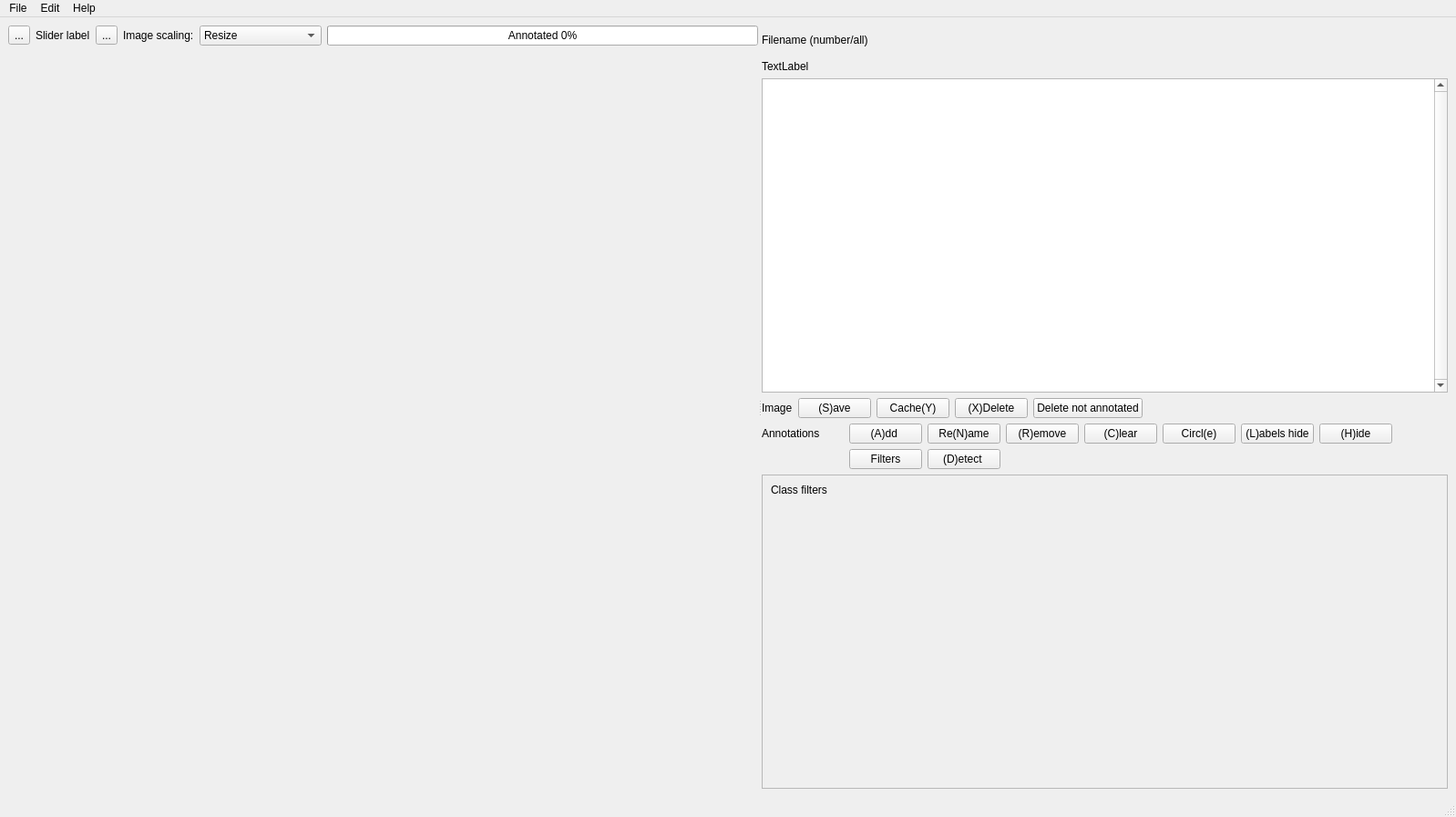
<?xml version="1.0" encoding="UTF-8"?>
<ui version="4.0">
 <class>MainWindow</class>
 <widget class="QMainWindow" name="MainWindow">
  <property name="geometry">
   <rect>
    <x>0</x>
    <y>0</y>
    <width>1598</width>
    <height>897</height>
   </rect>
  </property>
  <property name="windowTitle">
   <string>YAYA - YOLO annoter</string>
  </property>
  <widget class="QWidget" name="centralwidget">
   <property name="sizePolicy">
    <sizepolicy hsizetype="Expanding" vsizetype="Expanding">
     <horstretch>0</horstretch>
     <verstretch>0</verstretch>
    </sizepolicy>
   </property>
   <layout class="QGridLayout" name="gridLayout">
    <item row="0" column="0">
     <widget class="QSplitter" name="splitter_4">
      <property name="sizePolicy">
       <sizepolicy hsizetype="Expanding" vsizetype="Expanding">
        <horstretch>0</horstretch>
        <verstretch>0</verstretch>
       </sizepolicy>
      </property>
      <property name="orientation">
       <enum>Qt::Horizontal</enum>
      </property>
      <widget class="QWidget" name="verticalLayoutWidget">
       <layout class="QVBoxLayout" name="verticalLayoutLeft">
        <property name="sizeConstraint">
         <enum>QLayout::SetMaximumSize</enum>
        </property>
        <item>
         <layout class="QHBoxLayout" name="horizontalLayout">
          <item>
           <widget class="QToolButton" name="prevFileButton">
            <property name="text">
             <string>...</string>
            </property>
            <property name="icon">
             <iconset resource="icons/tango.qrc">
              <normaloff>:/icons/16x16/media-skip-backward.png</normaloff>:/icons/16x16/media-skip-backward.png</iconset>
            </property>
            <property name="shortcut">
             <string>,</string>
            </property>
           </widget>
          </item>
          <item>
           <widget class="QLabel" name="fileNumberSliderLabel">
            <property name="text">
             <string>Slider label</string>
            </property>
           </widget>
          </item>
          <item>
           <widget class="QToolButton" name="nextFileButton">
            <property name="text">
             <string>...</string>
            </property>
            <property name="icon">
             <iconset resource="icons/tango.qrc">
              <normaloff>:/icons/16x16/media-skip-forward.png</normaloff>:/icons/16x16/media-skip-forward.png</iconset>
            </property>
            <property name="shortcut">
             <string>.</string>
            </property>
           </widget>
          </item>
          <item>
           <widget class="QLabel" name="label_4">
            <property name="text">
             <string>Image scaling:</string>
            </property>
           </widget>
          </item>
          <item>
           <widget class="QComboBox" name="imageScalingComboBox">
            <item>
             <property name="text">
              <string>Resize</string>
             </property>
            </item>
            <item>
             <property name="text">
              <string>ResizeAspectRatio</string>
             </property>
            </item>
            <item>
             <property name="text">
              <string>OriginalSize</string>
             </property>
            </item>
           </widget>
          </item>
          <item>
           <widget class="QProgressBar" name="progressBar">
            <property name="value">
             <number>0</number>
            </property>
            <property name="textVisible">
             <bool>true</bool>
            </property>
            <property name="textDirection">
             <enum>QProgressBar::TopToBottom</enum>
            </property>
            <property name="format">
             <string>Annotated %p%</string>
            </property>
           </widget>
          </item>
         </layout>
        </item>
        <item>
         <widget class="ViewerEditorImage" name="viewerEditor" native="true">
          <property name="sizePolicy">
           <sizepolicy hsizetype="Expanding" vsizetype="Expanding">
            <horstretch>0</horstretch>
            <verstretch>0</verstretch>
           </sizepolicy>
          </property>
          <property name="minimumSize">
           <size>
            <width>800</width>
            <height>100</height>
           </size>
          </property>
         </widget>
        </item>
       </layout>
      </widget>
      <widget class="QWidget" name="layoutWidget">
       <layout class="QVBoxLayout" name="verticalLayoutRight">
        <property name="sizeConstraint">
         <enum>QLayout::SetMaximumSize</enum>
        </property>
        <item>
         <layout class="QHBoxLayout" name="sliderLayout">
          <item>
           <widget class="QLabel" name="fileLabel">
            <property name="enabled">
             <bool>true</bool>
            </property>
            <property name="sizePolicy">
             <sizepolicy hsizetype="Preferred" vsizetype="Fixed">
              <horstretch>0</horstretch>
              <verstretch>0</verstretch>
             </sizepolicy>
            </property>
            <property name="minimumSize">
             <size>
              <width>300</width>
              <height>32</height>
             </size>
            </property>
            <property name="text">
             <string>Filename (number/all)</string>
            </property>
           </widget>
          </item>
          <item>
           <spacer name="horizontalSpacer_4">
            <property name="orientation">
             <enum>Qt::Horizontal</enum>
            </property>
            <property name="sizeHint" stdset="0">
             <size>
              <width>40</width>
              <height>20</height>
             </size>
            </property>
           </spacer>
          </item>
         </layout>
        </item>
        <item>
         <widget class="QLabel" name="fileSummaryLabel">
          <property name="text">
           <string>TextLabel</string>
          </property>
          <property name="textFormat">
           <enum>Qt::MarkdownText</enum>
          </property>
         </widget>
        </item>
        <item>
         <widget class="QTableWidget" name="fileSelectorTableWidget">
          <property name="sizePolicy">
           <sizepolicy hsizetype="Expanding" vsizetype="Expanding">
            <horstretch>0</horstretch>
            <verstretch>0</verstretch>
           </sizepolicy>
          </property>
          <property name="minimumSize">
           <size>
            <width>0</width>
            <height>300</height>
           </size>
          </property>
          <property name="verticalScrollBarPolicy">
           <enum>Qt::ScrollBarAlwaysOn</enum>
          </property>
          <property name="sizeAdjustPolicy">
           <enum>QAbstractScrollArea::AdjustToContentsOnFirstShow</enum>
          </property>
          <property name="selectionMode">
           <enum>QAbstractItemView::SingleSelection</enum>
          </property>
          <property name="selectionBehavior">
           <enum>QAbstractItemView::SelectRows</enum>
          </property>
          <property name="sortingEnabled">
           <bool>true</bool>
          </property>
         </widget>
        </item>
        <item>
         <layout class="QHBoxLayout" name="horizontalLayout_2">
          <item>
           <widget class="QLabel" name="label_2">
            <property name="text">
             <string>Image</string>
            </property>
           </widget>
          </item>
          <item>
           <widget class="QPushButton" name="SaveFileAnnotationsButton">
            <property name="cursor">
             <cursorShape>PointingHandCursor</cursorShape>
            </property>
            <property name="text">
             <string>(S)ave</string>
            </property>
            <property name="icon">
             <iconset resource="icons/tango.qrc">
              <normaloff>:/icons/16x16/document-save-as.png</normaloff>:/icons/16x16/document-save-as.png</iconset>
            </property>
            <property name="shortcut">
             <string>S</string>
            </property>
           </widget>
          </item>
          <item>
           <widget class="QPushButton" name="CacheImageButton">
            <property name="cursor">
             <cursorShape>PointingHandCursor</cursorShape>
            </property>
            <property name="text">
             <string>Cache(Y)</string>
            </property>
            <property name="icon">
             <iconset resource="icons/tango.qrc">
              <normaloff>:/icons/32x32/document-save.png</normaloff>:/icons/32x32/document-save.png</iconset>
            </property>
            <property name="shortcut">
             <string>Y</string>
            </property>
           </widget>
          </item>
          <item>
           <widget class="QPushButton" name="DeleteImageAnnotationsButton">
            <property name="cursor">
             <cursorShape>PointingHandCursor</cursorShape>
            </property>
            <property name="text">
             <string>(X)Delete</string>
            </property>
            <property name="icon">
             <iconset resource="icons/tango.qrc">
              <normaloff>:/icons/16x16/process-stop.png</normaloff>:/icons/16x16/process-stop.png</iconset>
            </property>
            <property name="shortcut">
             <string>X</string>
            </property>
           </widget>
          </item>
          <item>
           <widget class="QPushButton" name="DeleteNotAnnotatedFilesButton">
            <property name="cursor">
             <cursorShape>PointingHandCursor</cursorShape>
            </property>
            <property name="text">
             <string>Delete not annotated</string>
            </property>
            <property name="icon">
             <iconset resource="icons/tango.qrc">
              <normaloff>:/icons/32x32/process-stop.png</normaloff>:/icons/32x32/process-stop.png</iconset>
            </property>
           </widget>
          </item>
          <item>
           <spacer name="horizontalSpacer">
            <property name="orientation">
             <enum>Qt::Horizontal</enum>
            </property>
            <property name="sizeHint" stdset="0">
             <size>
              <width>40</width>
              <height>20</height>
             </size>
            </property>
           </spacer>
          </item>
         </layout>
        </item>
        <item>
         <layout class="QGridLayout" name="gridLayout_2">
          <item row="0" column="7">
           <widget class="QPushButton" name="hideAnnotationsButton">
            <property name="text">
             <string>(H)ide</string>
            </property>
            <property name="icon">
             <iconset resource="icons/tango.qrc">
              <normaloff>:/icons/16x16/go-jump.png</normaloff>:/icons/16x16/go-jump.png</iconset>
            </property>
            <property name="shortcut">
             <string>H</string>
            </property>
           </widget>
          </item>
          <item row="0" column="2">
           <widget class="QPushButton" name="renameAnnotationsButton">
            <property name="text">
             <string>Re(N)ame</string>
            </property>
            <property name="icon">
             <iconset resource="icons/tango.qrc">
              <normaloff>:/icons/32x32/accessories-text-editor.png</normaloff>:/icons/32x32/accessories-text-editor.png</iconset>
            </property>
            <property name="shortcut">
             <string>N</string>
            </property>
            <property name="checkable">
             <bool>true</bool>
            </property>
           </widget>
          </item>
          <item row="0" column="3">
           <widget class="QPushButton" name="removeAnnotationsButton">
            <property name="text">
             <string>(R)emove</string>
            </property>
            <property name="icon">
             <iconset resource="icons/tango.qrc">
              <normaloff>:/icons/16x16/list-remove.png</normaloff>:/icons/16x16/list-remove.png</iconset>
            </property>
            <property name="shortcut">
             <string>R</string>
            </property>
            <property name="checkable">
             <bool>true</bool>
            </property>
           </widget>
          </item>
          <item row="0" column="9">
           <spacer name="horizontalSpacer_2">
            <property name="orientation">
             <enum>Qt::Horizontal</enum>
            </property>
            <property name="sizeHint" stdset="0">
             <size>
              <width>40</width>
              <height>20</height>
             </size>
            </property>
           </spacer>
          </item>
          <item row="0" column="1">
           <widget class="QPushButton" name="addAnnotationsButton">
            <property name="text">
             <string>(A)dd </string>
            </property>
            <property name="icon">
             <iconset resource="icons/tango.qrc">
              <normaloff>:/icons/16x16/list-add.png</normaloff>:/icons/16x16/list-add.png</iconset>
            </property>
            <property name="shortcut">
             <string>A</string>
            </property>
            <property name="checkable">
             <bool>true</bool>
            </property>
            <property name="flat">
             <bool>false</bool>
            </property>
           </widget>
          </item>
          <item row="0" column="0">
           <widget class="QLabel" name="label">
            <property name="sizePolicy">
             <sizepolicy hsizetype="Preferred" vsizetype="Minimum">
              <horstretch>0</horstretch>
              <verstretch>0</verstretch>
             </sizepolicy>
            </property>
            <property name="minimumSize">
             <size>
              <width>90</width>
              <height>0</height>
             </size>
            </property>
            <property name="text">
             <string>Annotations</string>
            </property>
           </widget>
          </item>
          <item row="0" column="6">
           <widget class="QPushButton" name="hideLabelsButton">
            <property name="text">
             <string>(L)abels hide</string>
            </property>
            <property name="icon">
             <iconset resource="icons/tango.qrc">
              <normaloff>:/icons/32x32/go-jump.png</normaloff>:/icons/32x32/go-jump.png</iconset>
            </property>
            <property name="shortcut">
             <string>L</string>
            </property>
           </widget>
          </item>
          <item row="0" column="4">
           <widget class="QPushButton" name="ClearAnnotationsButton">
            <property name="text">
             <string>(C)lear</string>
            </property>
            <property name="icon">
             <iconset resource="icons/tango.qrc">
              <normaloff>:/icons/16x16/edit-clear.png</normaloff>:/icons/16x16/edit-clear.png</iconset>
            </property>
            <property name="shortcut">
             <string>C</string>
            </property>
           </widget>
          </item>
          <item row="0" column="5">
           <widget class="QPushButton" name="paintCircleButton">
            <property name="text">
             <string>Circl(e)</string>
            </property>
            <property name="icon">
             <iconset resource="icons/tango.qrc">
              <normaloff>:/icons/32x32/list-add.png</normaloff>:/icons/32x32/list-add.png</iconset>
            </property>
            <property name="shortcut">
             <string>E</string>
            </property>
            <property name="checkable">
             <bool>true</bool>
            </property>
           </widget>
          </item>
          <item row="1" column="2">
           <widget class="QPushButton" name="detectAnnotationsButton">
            <property name="text">
             <string>(D)etect </string>
            </property>
            <property name="icon">
             <iconset resource="icons/tango.qrc">
              <normaloff>:/icons/16x16/camera-photo.png</normaloff>:/icons/16x16/camera-photo.png</iconset>
            </property>
            <property name="shortcut">
             <string>D</string>
            </property>
           </widget>
          </item>
          <item row="1" column="1">
           <widget class="QPushButton" name="filtersClassesButton">
            <property name="cursor">
             <cursorShape>PointingHandCursor</cursorShape>
            </property>
            <property name="text">
             <string>Filters</string>
            </property>
            <property name="icon">
             <iconset resource="icons/tango.qrc">
              <normaloff>:/icons/32x32/edit-find.png</normaloff>:/icons/32x32/edit-find.png</iconset>
            </property>
           </widget>
          </item>
         </layout>
        </item>
        <item>
         <widget class="QStackedWidget" name="toolSettingsStackedWidget">
          <property name="sizePolicy">
           <sizepolicy hsizetype="Minimum" vsizetype="Minimum">
            <horstretch>0</horstretch>
            <verstretch>0</verstretch>
           </sizepolicy>
          </property>
          <property name="frameShape">
           <enum>QFrame::StyledPanel</enum>
          </property>
          <property name="frameShadow">
           <enum>QFrame::Plain</enum>
          </property>
          <property name="lineWidth">
           <number>1</number>
          </property>
          <property name="currentIndex">
           <number>4</number>
          </property>
          <widget class="QWidget" name="pageAnnotations">
           <property name="sizePolicy">
            <sizepolicy hsizetype="Preferred" vsizetype="Minimum">
             <horstretch>0</horstretch>
             <verstretch>0</verstretch>
            </sizepolicy>
           </property>
           <layout class="QVBoxLayout" name="verticalLayout_2">
            <item>
             <widget class="QLabel" name="detectorClassesLabel">
              <property name="text">
               <string>Selected detector classes :</string>
              </property>
             </widget>
            </item>
            <item>
             <widget class="QListWidget" name="labelsListWidget">
              <property name="sizePolicy">
               <sizepolicy hsizetype="Preferred" vsizetype="Preferred">
                <horstretch>0</horstretch>
                <verstretch>0</verstretch>
               </sizepolicy>
              </property>
              <property name="minimumSize">
               <size>
                <width>0</width>
                <height>80</height>
               </size>
              </property>
              <property name="defaultDropAction">
               <enum>Qt::IgnoreAction</enum>
              </property>
              <property name="selectionMode">
               <enum>QAbstractItemView::SingleSelection</enum>
              </property>
              <property name="selectionBehavior">
               <enum>QAbstractItemView::SelectItems</enum>
              </property>
             </widget>
            </item>
            <item>
             <layout class="QHBoxLayout" name="horizontalLayout_6">
              <item>
               <widget class="QFrame" name="frame">
                <property name="frameShape">
                 <enum>QFrame::StyledPanel</enum>
                </property>
                <property name="frameShadow">
                 <enum>QFrame::Raised</enum>
                </property>
                <layout class="QHBoxLayout" name="horizontalLayout_7">
                 <item>
                  <widget class="QPushButton" name="button2">
                   <property name="sizePolicy">
                    <sizepolicy hsizetype="Fixed" vsizetype="Fixed">
                     <horstretch>0</horstretch>
                     <verstretch>0</verstretch>
                    </sizepolicy>
                   </property>
                   <property name="maximumSize">
                    <size>
                     <width>20</width>
                     <height>16777215</height>
                    </size>
                   </property>
                   <property name="font">
                    <font>
                     <pointsize>8</pointsize>
                    </font>
                   </property>
                   <property name="text">
                    <string>2</string>
                   </property>
                   <property name="shortcut">
                    <string>2</string>
                   </property>
                   <property name="flat">
                    <bool>true</bool>
                   </property>
                  </widget>
                 </item>
                 <item>
                  <widget class="QPushButton" name="button5">
                   <property name="sizePolicy">
                    <sizepolicy hsizetype="Fixed" vsizetype="Fixed">
                     <horstretch>0</horstretch>
                     <verstretch>0</verstretch>
                    </sizepolicy>
                   </property>
                   <property name="maximumSize">
                    <size>
                     <width>20</width>
                     <height>16777215</height>
                    </size>
                   </property>
                   <property name="font">
                    <font>
                     <pointsize>8</pointsize>
                    </font>
                   </property>
                   <property name="text">
                    <string>5</string>
                   </property>
                   <property name="shortcut">
                    <string>5</string>
                   </property>
                   <property name="flat">
                    <bool>true</bool>
                   </property>
                  </widget>
                 </item>
                 <item>
                  <widget class="QPushButton" name="button7">
                   <property name="sizePolicy">
                    <sizepolicy hsizetype="Fixed" vsizetype="Fixed">
                     <horstretch>0</horstretch>
                     <verstretch>0</verstretch>
                    </sizepolicy>
                   </property>
                   <property name="maximumSize">
                    <size>
                     <width>20</width>
                     <height>16777215</height>
                    </size>
                   </property>
                   <property name="font">
                    <font>
                     <pointsize>8</pointsize>
                    </font>
                   </property>
                   <property name="text">
                    <string>7</string>
                   </property>
                   <property name="shortcut">
                    <string>7</string>
                   </property>
                   <property name="flat">
                    <bool>true</bool>
                   </property>
                  </widget>
                 </item>
                 <item>
                  <widget class="QPushButton" name="button8">
                   <property name="sizePolicy">
                    <sizepolicy hsizetype="Fixed" vsizetype="Fixed">
                     <horstretch>0</horstretch>
                     <verstretch>0</verstretch>
                    </sizepolicy>
                   </property>
                   <property name="maximumSize">
                    <size>
                     <width>20</width>
                     <height>16777215</height>
                    </size>
                   </property>
                   <property name="font">
                    <font>
                     <pointsize>8</pointsize>
                    </font>
                   </property>
                   <property name="text">
                    <string>8</string>
                   </property>
                   <property name="shortcut">
                    <string>8</string>
                   </property>
                   <property name="flat">
                    <bool>true</bool>
                   </property>
                  </widget>
                 </item>
                 <item>
                  <widget class="QPushButton" name="button1">
                   <property name="sizePolicy">
                    <sizepolicy hsizetype="Fixed" vsizetype="Fixed">
                     <horstretch>0</horstretch>
                     <verstretch>0</verstretch>
                    </sizepolicy>
                   </property>
                   <property name="maximumSize">
                    <size>
                     <width>20</width>
                     <height>16777215</height>
                    </size>
                   </property>
                   <property name="font">
                    <font>
                     <pointsize>8</pointsize>
                    </font>
                   </property>
                   <property name="text">
                    <string>1</string>
                   </property>
                   <property name="shortcut">
                    <string>1</string>
                   </property>
                   <property name="default">
                    <bool>false</bool>
                   </property>
                   <property name="flat">
                    <bool>true</bool>
                   </property>
                  </widget>
                 </item>
                 <item>
                  <widget class="QPushButton" name="buttonOffset">
                   <property name="maximumSize">
                    <size>
                     <width>22</width>
                     <height>16777215</height>
                    </size>
                   </property>
                   <property name="font">
                    <font>
                     <pointsize>8</pointsize>
                    </font>
                   </property>
                   <property name="text">
                    <string>`</string>
                   </property>
                   <property name="shortcut">
                    <string>`</string>
                   </property>
                   <property name="flat">
                    <bool>true</bool>
                   </property>
                  </widget>
                 </item>
                 <item>
                  <widget class="QPushButton" name="button9">
                   <property name="sizePolicy">
                    <sizepolicy hsizetype="Fixed" vsizetype="Fixed">
                     <horstretch>0</horstretch>
                     <verstretch>0</verstretch>
                    </sizepolicy>
                   </property>
                   <property name="maximumSize">
                    <size>
                     <width>20</width>
                     <height>16777215</height>
                    </size>
                   </property>
                   <property name="font">
                    <font>
                     <pointsize>8</pointsize>
                    </font>
                   </property>
                   <property name="text">
                    <string>9</string>
                   </property>
                   <property name="shortcut">
                    <string>9</string>
                   </property>
                   <property name="flat">
                    <bool>true</bool>
                   </property>
                  </widget>
                 </item>
                 <item>
                  <widget class="QPushButton" name="button10">
                   <property name="sizePolicy">
                    <sizepolicy hsizetype="Fixed" vsizetype="Fixed">
                     <horstretch>0</horstretch>
                     <verstretch>0</verstretch>
                    </sizepolicy>
                   </property>
                   <property name="maximumSize">
                    <size>
                     <width>20</width>
                     <height>16777215</height>
                    </size>
                   </property>
                   <property name="font">
                    <font>
                     <pointsize>8</pointsize>
                    </font>
                   </property>
                   <property name="text">
                    <string>10</string>
                   </property>
                   <property name="shortcut">
                    <string>0</string>
                   </property>
                   <property name="flat">
                    <bool>true</bool>
                   </property>
                  </widget>
                 </item>
                 <item>
                  <widget class="QPushButton" name="button12">
                   <property name="sizePolicy">
                    <sizepolicy hsizetype="Fixed" vsizetype="Fixed">
                     <horstretch>0</horstretch>
                     <verstretch>0</verstretch>
                    </sizepolicy>
                   </property>
                   <property name="maximumSize">
                    <size>
                     <width>20</width>
                     <height>16777215</height>
                    </size>
                   </property>
                   <property name="font">
                    <font>
                     <pointsize>8</pointsize>
                    </font>
                   </property>
                   <property name="text">
                    <string>12</string>
                   </property>
                   <property name="shortcut">
                    <string>=</string>
                   </property>
                   <property name="flat">
                    <bool>true</bool>
                   </property>
                  </widget>
                 </item>
                 <item>
                  <widget class="QPushButton" name="button3">
                   <property name="sizePolicy">
                    <sizepolicy hsizetype="Fixed" vsizetype="Fixed">
                     <horstretch>0</horstretch>
                     <verstretch>0</verstretch>
                    </sizepolicy>
                   </property>
                   <property name="maximumSize">
                    <size>
                     <width>20</width>
                     <height>16777215</height>
                    </size>
                   </property>
                   <property name="font">
                    <font>
                     <pointsize>8</pointsize>
                    </font>
                   </property>
                   <property name="text">
                    <string>3</string>
                   </property>
                   <property name="shortcut">
                    <string>3</string>
                   </property>
                   <property name="flat">
                    <bool>true</bool>
                   </property>
                  </widget>
                 </item>
                 <item>
                  <widget class="QPushButton" name="button11">
                   <property name="sizePolicy">
                    <sizepolicy hsizetype="Fixed" vsizetype="Fixed">
                     <horstretch>0</horstretch>
                     <verstretch>0</verstretch>
                    </sizepolicy>
                   </property>
                   <property name="maximumSize">
                    <size>
                     <width>20</width>
                     <height>16777215</height>
                    </size>
                   </property>
                   <property name="font">
                    <font>
                     <pointsize>8</pointsize>
                    </font>
                   </property>
                   <property name="text">
                    <string>11</string>
                   </property>
                   <property name="shortcut">
                    <string>-</string>
                   </property>
                   <property name="flat">
                    <bool>true</bool>
                   </property>
                  </widget>
                 </item>
                 <item>
                  <widget class="QPushButton" name="button4">
                   <property name="sizePolicy">
                    <sizepolicy hsizetype="Fixed" vsizetype="Fixed">
                     <horstretch>0</horstretch>
                     <verstretch>0</verstretch>
                    </sizepolicy>
                   </property>
                   <property name="maximumSize">
                    <size>
                     <width>20</width>
                     <height>16777215</height>
                    </size>
                   </property>
                   <property name="font">
                    <font>
                     <pointsize>8</pointsize>
                    </font>
                   </property>
                   <property name="text">
                    <string>4</string>
                   </property>
                   <property name="shortcut">
                    <string>4</string>
                   </property>
                   <property name="flat">
                    <bool>true</bool>
                   </property>
                  </widget>
                 </item>
                 <item>
                  <widget class="QPushButton" name="button6">
                   <property name="sizePolicy">
                    <sizepolicy hsizetype="Fixed" vsizetype="Fixed">
                     <horstretch>0</horstretch>
                     <verstretch>0</verstretch>
                    </sizepolicy>
                   </property>
                   <property name="maximumSize">
                    <size>
                     <width>20</width>
                     <height>16777215</height>
                    </size>
                   </property>
                   <property name="font">
                    <font>
                     <pointsize>8</pointsize>
                    </font>
                   </property>
                   <property name="text">
                    <string>6</string>
                   </property>
                   <property name="shortcut">
                    <string>6</string>
                   </property>
                   <property name="flat">
                    <bool>true</bool>
                   </property>
                  </widget>
                 </item>
                </layout>
               </widget>
              </item>
             </layout>
            </item>
            <item>
             <spacer name="verticalSpacer">
              <property name="orientation">
               <enum>Qt::Vertical</enum>
              </property>
              <property name="sizeHint" stdset="0">
               <size>
                <width>20</width>
                <height>40</height>
               </size>
              </property>
             </spacer>
            </item>
           </layout>
          </widget>
          <widget class="QWidget" name="pageDetector">
           <property name="sizePolicy">
            <sizepolicy hsizetype="Preferred" vsizetype="Minimum">
             <horstretch>0</horstretch>
             <verstretch>0</verstretch>
            </sizepolicy>
           </property>
           <layout class="QVBoxLayout" name="verticalLayout_4">
            <item>
             <layout class="QHBoxLayout" name="horizontalLayout_9">
              <item>
               <widget class="QLabel" name="detectorConfidenceLabel">
                <property name="text">
                 <string>Confidence</string>
                </property>
               </widget>
              </item>
              <item>
               <widget class="QComboBox" name="imageStrategyCombo">
                <item>
                 <property name="text">
                  <string>ImageStrategy</string>
                 </property>
                </item>
               </widget>
              </item>
              <item>
               <spacer name="horizontalSpacer_6">
                <property name="orientation">
                 <enum>Qt::Horizontal</enum>
                </property>
                <property name="sizeHint" stdset="0">
                 <size>
                  <width>40</width>
                  <height>20</height>
                 </size>
                </property>
               </spacer>
              </item>
             </layout>
            </item>
            <item>
             <widget class="QSlider" name="detectorConfidenceSlider">
              <property name="maximum">
               <number>100</number>
              </property>
              <property name="orientation">
               <enum>Qt::Horizontal</enum>
              </property>
              <property name="invertedAppearance">
               <bool>false</bool>
              </property>
              <property name="tickPosition">
               <enum>QSlider::TicksBothSides</enum>
              </property>
             </widget>
            </item>
            <item>
             <layout class="QHBoxLayout" name="horizontalLayout_8">
              <item>
               <widget class="QLabel" name="detectorNmsLabel">
                <property name="text">
                 <string>NMS threshold</string>
                </property>
               </widget>
              </item>
              <item>
               <widget class="QComboBox" name="detectorNmsCombo">
                <item>
                 <property name="text">
                  <string>NMS</string>
                 </property>
                </item>
                <item>
                 <property name="text">
                  <string>SoftNMS</string>
                 </property>
                </item>
               </widget>
              </item>
              <item>
               <spacer name="horizontalSpacer_5">
                <property name="orientation">
                 <enum>Qt::Horizontal</enum>
                </property>
                <property name="sizeHint" stdset="0">
                 <size>
                  <width>40</width>
                  <height>20</height>
                 </size>
                </property>
               </spacer>
              </item>
             </layout>
            </item>
            <item>
             <widget class="QSlider" name="detectorNmsSlider">
              <property name="maximum">
               <number>100</number>
              </property>
              <property name="orientation">
               <enum>Qt::Horizontal</enum>
              </property>
              <property name="tickPosition">
               <enum>QSlider::TicksBothSides</enum>
              </property>
             </widget>
            </item>
            <item>
             <spacer name="verticalSpacer_3">
              <property name="orientation">
               <enum>Qt::Vertical</enum>
              </property>
              <property name="sizeHint" stdset="0">
               <size>
                <width>20</width>
                <height>40</height>
               </size>
              </property>
             </spacer>
            </item>
           </layout>
          </widget>
          <widget class="QWidget" name="pageCircle">
           <property name="sizePolicy">
            <sizepolicy hsizetype="Preferred" vsizetype="Minimum">
             <horstretch>0</horstretch>
             <verstretch>0</verstretch>
            </sizepolicy>
           </property>
           <layout class="QVBoxLayout" name="verticalLayout">
            <item>
             <layout class="QHBoxLayout" name="horizontalLayout_5">
              <item>
               <widget class="QLabel" name="paintLabel">
                <property name="text">
                 <string>Painting Size</string>
                </property>
               </widget>
              </item>
              <item>
               <widget class="QSlider" name="paintSizeSlider">
                <property name="minimum">
                 <number>5</number>
                </property>
                <property name="maximum">
                 <number>55</number>
                </property>
                <property name="singleStep">
                 <number>10</number>
                </property>
                <property name="value">
                 <number>25</number>
                </property>
                <property name="orientation">
                 <enum>Qt::Horizontal</enum>
                </property>
                <property name="tickPosition">
                 <enum>QSlider::TicksBelow</enum>
                </property>
               </widget>
              </item>
             </layout>
            </item>
            <item>
             <spacer name="verticalSpacer_2">
              <property name="orientation">
               <enum>Qt::Vertical</enum>
              </property>
              <property name="sizeHint" stdset="0">
               <size>
                <width>20</width>
                <height>40</height>
               </size>
              </property>
             </spacer>
            </item>
           </layout>
          </widget>
          <widget class="QWidget" name="pageKeycodes">
           <property name="sizePolicy">
            <sizepolicy hsizetype="Preferred" vsizetype="Minimum">
             <horstretch>0</horstretch>
             <verstretch>0</verstretch>
            </sizepolicy>
           </property>
           <layout class="QVBoxLayout" name="verticalLayout_3"/>
          </widget>
          <widget class="QWidget" name="pageFilters">
           <layout class="QVBoxLayout" name="verticalLayout_5">
            <item>
             <layout class="QGridLayout" name="filtersGrid">
              <item row="0" column="0">
               <widget class="QLabel" name="label_3">
                <property name="text">
                 <string>Class filters</string>
                </property>
               </widget>
              </item>
             </layout>
            </item>
            <item>
             <spacer name="verticalSpacer_4">
              <property name="orientation">
               <enum>Qt::Vertical</enum>
              </property>
              <property name="sizeHint" stdset="0">
               <size>
                <width>20</width>
                <height>289</height>
               </size>
              </property>
             </spacer>
            </item>
           </layout>
          </widget>
         </widget>
        </item>
       </layout>
      </widget>
     </widget>
    </item>
   </layout>
  </widget>
  <widget class="QMenuBar" name="menubar">
   <property name="geometry">
    <rect>
     <x>0</x>
     <y>0</y>
     <width>1598</width>
     <height>30</height>
    </rect>
   </property>
   <widget class="QMenu" name="menuMenu">
    <property name="title">
     <string>File</string>
    </property>
    <addaction name="actionOtworzLokacje"/>
    <addaction name="actionZapisz"/>
    <addaction name="actionZamknijProgram"/>
   </widget>
   <widget class="QMenu" name="menuPomoc">
    <property name="title">
     <string>Help</string>
    </property>
   </widget>
   <widget class="QMenu" name="menuEdit">
    <property name="title">
     <string>Edit</string>
    </property>
    <addaction name="actionSave_screenshoot"/>
    <addaction name="actionSave_copy"/>
   </widget>
   <addaction name="menuMenu"/>
   <addaction name="menuEdit"/>
   <addaction name="menuPomoc"/>
  </widget>
  <widget class="QStatusBar" name="statusbar"/>
  <action name="actionOtw_rz">
   <property name="text">
    <string>Otwórz</string>
   </property>
  </action>
  <action name="actionZamknij">
   <property name="text">
    <string>Zamknij</string>
   </property>
  </action>
  <action name="actionO_programie">
   <property name="text">
    <string>O programie</string>
   </property>
  </action>
  <action name="actionOtworzLokacje">
   <property name="text">
    <string>Open directory</string>
   </property>
   <property name="shortcut">
    <string>Ctrl+O</string>
   </property>
  </action>
  <action name="actionZamknijProgram">
   <property name="text">
    <string>Exit</string>
   </property>
   <property name="shortcut">
    <string>Ctrl+X</string>
   </property>
  </action>
  <action name="actionZapisz">
   <property name="text">
    <string>Save</string>
   </property>
   <property name="shortcut">
    <string comment="S">Ctrl+S</string>
   </property>
  </action>
  <action name="actionNextLocation">
   <property name="text">
    <string>Następna lokacja</string>
   </property>
   <property name="shortcut">
    <string>Ctrl+N</string>
   </property>
  </action>
  <action name="actionPrevLocation">
   <property name="text">
    <string>Poprzednia lokacja</string>
   </property>
   <property name="shortcut">
    <string>Ctrl+B</string>
   </property>
  </action>
  <action name="actionMountRO">
   <property name="text">
    <string>Przemontuj lokacje</string>
   </property>
  </action>
  <action name="actionNextConfiguration">
   <property name="text">
    <string>Następna konfiguracja</string>
   </property>
   <property name="shortcut">
    <string>Ctrl+.</string>
   </property>
  </action>
  <action name="actionPrevConfiguration">
   <property name="text">
    <string>Poprzednia konfiguracja</string>
   </property>
   <property name="shortcut">
    <string>Ctrl+,</string>
   </property>
  </action>
  <action name="actionSave_screenshoot">
   <property name="text">
    <string>Save screenshoot</string>
   </property>
   <property name="shortcut">
    <string>Shift+S</string>
   </property>
  </action>
  <action name="actionSave_copy">
   <property name="text">
    <string>Save copy</string>
   </property>
   <property name="shortcut">
    <string>Shift+C</string>
   </property>
  </action>
 </widget>
 <customwidgets>
  <customwidget>
   <class>ViewerEditorImage</class>
   <extends>QWidget</extends>
   <header>.ViewerEditorImage</header>
   <container>1</container>
  </customwidget>
 </customwidgets>
 <resources>
  <include location="icons/tango.qrc"/>
 </resources>
 <connections/>
</ui>
